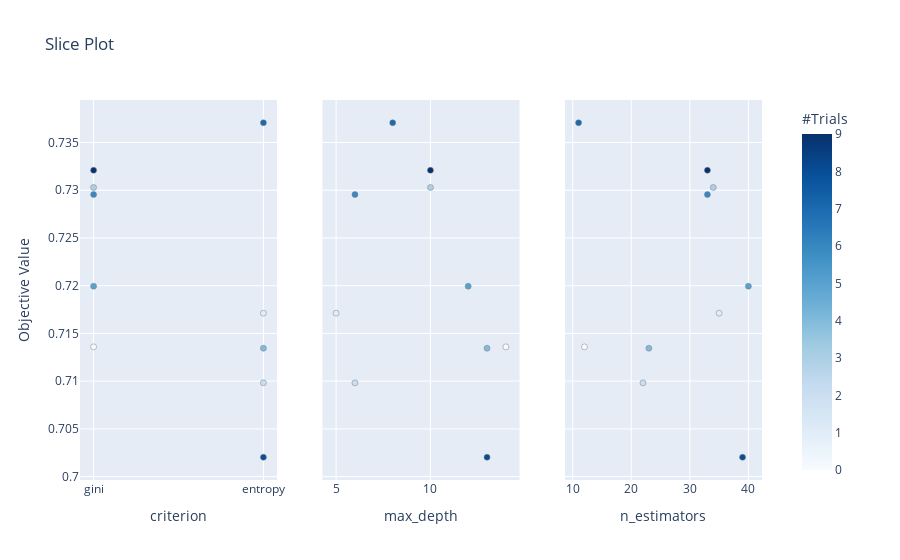

Notebook source saved alongside this figure:
### Markdown cell above
We can also include preprocessing as a HP, for example - scaling(even though scaling isn't supposed to effect RF performance).

### Code cell
from optuna.visualization import plot_slice
from optuna.visualization import plot_param_importances


plot_slice(study)

### Figure 1 — Plotly figure (JSON) as saved in the notebook; plotly's stock layout.template omitted (floating-point values rounded to 4 significant figures)
{"data": [{"marker": {"color": [0, 1, 2, 3, 4, 5, 6, 7, 8, 9], "colorbar": {"title": {"text": "#Trials"}, "x": 1, "xpad": 40, "y": 0.5}, "colorscale": [[0, "rgb(247,251,255)"], [0.125, "rgb(222,235,247)"], [0.25, "rgb(198,219,239)"], [0.375, "rgb(158,202,225)"], [0.5, "rgb(107,174,214)"], [0.625, "rgb(66,146,198)"], [0.75, "rgb(33,113,181)"], [0.875, "rgb(8,81,156)"], [1, "rgb(8,48,107)"]], "line": {"color": "Grey", "width": 0.5}, "showscale": true}, "mode": "markers", "showlegend": false, "type": "scatter", "x": ["gini", "entropy", "entropy", "gini", "entropy", "gini", "gini", "entropy", "entropy", "gini"], "xaxis": "x", "y": [0.7136, 0.7171, 0.7098, 0.7303, 0.7134, 0.7199, 0.7295, 0.7371, 0.702, 0.7321], "yaxis": "y"}, {"marker": {"color": [0, 1, 2, 3, 4, 5, 6, 7, 8, 9], "colorbar": {"title": {"text": "#Trials"}, "x": 1, "xpad": 40}, "colorscale": [[0, "rgb(247,251,255)"], [0.125, "rgb(222,235,247)"], [0.25, "rgb(198,219,239)"], [0.375, "rgb(158,202,225)"], [0.5, "rgb(107,174,214)"], [0.625, "rgb(66,146,198)"], [0.75, "rgb(33,113,181)"], [0.875, "rgb(8,81,156)"], [1, "rgb(8,48,107)"]], "line": {"color": "Grey", "width": 0.5}, "showscale": false}, "mode": "markers", "showlegend": false, "type": "scatter", "x": [14, 5, 6, 10, 13, 12, 6, 8, 13, 10], "xaxis": "x2", "y": [0.7136, 0.7171, 0.7098, 0.7303, 0.7134, 0.7199, 0.7295, 0.7371, 0.702, 0.7321], "yaxis": "y2"}, {"marker": {"color": [0, 1, 2, 3, 4, 5, 6, 7, 8, 9], "colorbar": {"title": {"text": "#Trials"}, "x": 1, "xpad": 40}, "colorscale": [[0, "rgb(247,251,255)"], [0.125, "rgb(222,235,247)"], [0.25, "rgb(198,219,239)"], [0.375, "rgb(158,202,225)"], [0.5, "rgb(107,174,214)"], [0.625, "rgb(66,146,198)"], [0.75, "rgb(33,113,181)"], [0.875, "rgb(8,81,156)"], [1, "rgb(8,48,107)"]], "line": {"color": "Grey", "width": 0.5}, "showscale": false}, "mode": "markers", "showlegend": false, "type": "scatter", "x": [12, 35, 22, 34, 23, 40, 33, 11, 39, 33], "xaxis": "x3", "y": [0.7136, 0.7171, 0.7098, 0.7303, 0.7134, 0.7199, 0.7295, 0.7371, 0.702, 0.7321], "yaxis": "y3"}], "layout": {"autosize": true, "title": {"text": "Slice Plot"}, "xaxis": {"anchor": "y", "autorange": true, "domain": [0, 0.2889], "range": [-0.07463, 1.075], "title": {"text": "criterion"}, "type": "category"}, "xaxis2": {"anchor": "y2", "autorange": true, "domain": [0.3556, 0.6444], "range": [4.328, 14.67], "title": {"text": "max_depth"}, "type": "linear"}, "xaxis3": {"anchor": "y3", "autorange": true, "domain": [0.7111, 1], "range": [8.836, 42.16], "title": {"text": "n_estimators"}, "type": "linear"}, "yaxis": {"anchor": "x", "autorange": true, "domain": [0, 1], "range": [0.6991, 0.74], "title": {"text": "Objective Value"}, "type": "linear"}, "yaxis2": {"anchor": "x2", "autorange": true, "domain": [0, 1], "matches": "y", "range": [0.6991, 0.74], "showticklabels": false, "type": "linear"}, "yaxis3": {"anchor": "x3", "autorange": true, "domain": [0, 1], "matches": "y", "range": [0.6991, 0.74], "showticklabels": false, "type": "linear"}}}
